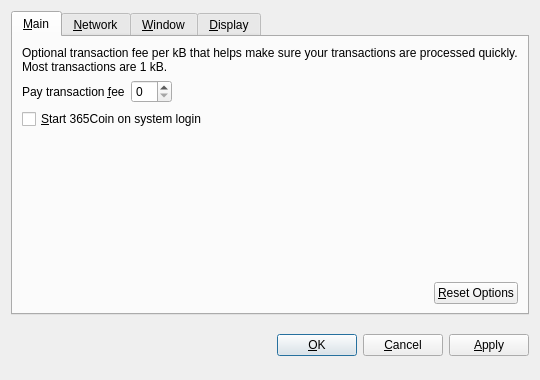
<?xml version="1.0" encoding="UTF-8"?>
<ui version="4.0">
 <class>OptionsDialog</class>
 <widget class="QDialog" name="OptionsDialog">
  <property name="geometry">
   <rect>
    <x>0</x>
    <y>0</y>
    <width>540</width>
    <height>380</height>
   </rect>
  </property>
  <property name="windowTitle">
   <string>Options</string>
  </property>
  <property name="modal">
   <bool>true</bool>
  </property>
  <layout class="QVBoxLayout" name="verticalLayout">
   <item>
    <widget class="QTabWidget" name="tabWidget">
     <property name="tabPosition">
      <enum>QTabWidget::North</enum>
     </property>
     <property name="currentIndex">
      <number>0</number>
     </property>
     <widget class="QWidget" name="tabMain">
      <attribute name="title">
       <string>&amp;Main</string>
      </attribute>
      <layout class="QVBoxLayout" name="verticalLayout_Main">
       <item>
        <widget class="QLabel" name="transactionFeeInfoLabel">
         <property name="text">
          <string>Optional transaction fee per kB that helps make sure your transactions are processed quickly. Most transactions are 1 kB.</string>
         </property>
         <property name="textFormat">
          <enum>Qt::PlainText</enum>
         </property>
         <property name="wordWrap">
          <bool>true</bool>
         </property>
        </widget>
       </item>
       <item>
        <layout class="QHBoxLayout" name="horizontalLayout_1_Main">
         <item>
          <widget class="QLabel" name="transactionFeeLabel">
           <property name="text">
            <string>Pay transaction &amp;fee</string>
           </property>
           <property name="textFormat">
            <enum>Qt::PlainText</enum>
           </property>
           <property name="buddy">
            <cstring>transactionFee</cstring>
           </property>
          </widget>
         </item>
         <item>
          <widget class="BitcoinAmountField" name="transactionFee"/>
         </item>
         <item>
          <spacer name="horizontalSpacer_1_Main">
           <property name="orientation">
            <enum>Qt::Horizontal</enum>
           </property>
           <property name="sizeHint" stdset="0">
            <size>
             <width>40</width>
             <height>20</height>
            </size>
           </property>
          </spacer>
         </item>
        </layout>
       </item>
       <item>
        <widget class="QCheckBox" name="bitcoinAtStartup">
         <property name="toolTip">
          <string>Automatically start 365Coin after logging in to the system.</string>
         </property>
         <property name="text">
          <string>&amp;Start 365Coin on system login</string>
         </property>
        </widget>
       </item>
       <item>
        <spacer name="verticalSpacer_Main">
         <property name="orientation">
          <enum>Qt::Vertical</enum>
         </property>
         <property name="sizeHint" stdset="0">
          <size>
           <width>20</width>
           <height>40</height>
          </size>
         </property>
        </spacer>
       </item>
       <item>
        <layout class="QHBoxLayout" name="horizontalLayout_2_Main">
         <item>
          <spacer name="horizontalSpacer_2_Main">
           <property name="orientation">
            <enum>Qt::Horizontal</enum>
           </property>
           <property name="sizeHint" stdset="0">
            <size>
             <width>40</width>
             <height>20</height>
            </size>
           </property>
          </spacer>
         </item>
         <item>
          <widget class="QPushButton" name="resetButton">
           <property name="toolTip">
            <string>Reset all client options to default.</string>
           </property>
           <property name="text">
            <string>&amp;Reset Options</string>
           </property>
           <property name="autoDefault">
            <bool>false</bool>
           </property>
          </widget>
         </item>
        </layout>
       </item>
      </layout>
     </widget>
     <widget class="QWidget" name="tabNetwork">
      <attribute name="title">
       <string>&amp;Network</string>
      </attribute>
      <layout class="QVBoxLayout" name="verticalLayout_Network">
       <item>
        <widget class="QCheckBox" name="mapPortUpnp">
         <property name="toolTip">
          <string>Automatically open the 365Coin client port on the router. This only works when your router supports UPnP and it is enabled.</string>
         </property>
         <property name="text">
          <string>Map port using &amp;UPnP</string>
         </property>
        </widget>
       </item>
       <item>
        <widget class="QCheckBox" name="connectSocks">
         <property name="toolTip">
          <string>Connect to the 365Coin network through a SOCKS proxy (e.g. when connecting through Tor).</string>
         </property>
         <property name="text">
          <string>&amp;Connect through SOCKS proxy:</string>
         </property>
        </widget>
       </item>
       <item>
        <layout class="QHBoxLayout" name="horizontalLayout_Network">
         <item>
          <widget class="QLabel" name="proxyIpLabel">
           <property name="text">
            <string>Proxy &amp;IP:</string>
           </property>
           <property name="textFormat">
            <enum>Qt::PlainText</enum>
           </property>
           <property name="buddy">
            <cstring>proxyIp</cstring>
           </property>
          </widget>
         </item>
         <item>
          <widget class="QValidatedLineEdit" name="proxyIp">
           <property name="maximumSize">
            <size>
             <width>140</width>
             <height>16777215</height>
            </size>
           </property>
           <property name="toolTip">
            <string>IP address of the proxy (e.g. 127.0.0.1)</string>
           </property>
          </widget>
         </item>
         <item>
          <widget class="QLabel" name="proxyPortLabel">
           <property name="text">
            <string>&amp;Port:</string>
           </property>
           <property name="textFormat">
            <enum>Qt::PlainText</enum>
           </property>
           <property name="buddy">
            <cstring>proxyPort</cstring>
           </property>
          </widget>
         </item>
         <item>
          <widget class="QLineEdit" name="proxyPort">
           <property name="maximumSize">
            <size>
             <width>55</width>
             <height>16777215</height>
            </size>
           </property>
           <property name="toolTip">
            <string>Port of the proxy (e.g. 9050)</string>
           </property>
          </widget>
         </item>
         <item>
          <widget class="QLabel" name="socksVersionLabel">
           <property name="text">
            <string>SOCKS &amp;Version:</string>
           </property>
           <property name="textFormat">
            <enum>Qt::PlainText</enum>
           </property>
           <property name="buddy">
            <cstring>socksVersion</cstring>
           </property>
          </widget>
         </item>
         <item>
          <widget class="QValueComboBox" name="socksVersion">
           <property name="toolTip">
            <string>SOCKS version of the proxy (e.g. 5)</string>
           </property>
          </widget>
         </item>
         <item>
          <spacer name="horizontalSpacer_Network">
           <property name="orientation">
            <enum>Qt::Horizontal</enum>
           </property>
           <property name="sizeHint" stdset="0">
            <size>
             <width>40</width>
             <height>20</height>
            </size>
           </property>
          </spacer>
         </item>
        </layout>
       </item>
       <item>
        <spacer name="verticalSpacer_Network">
         <property name="orientation">
          <enum>Qt::Vertical</enum>
         </property>
         <property name="sizeHint" stdset="0">
          <size>
           <width>20</width>
           <height>40</height>
          </size>
         </property>
        </spacer>
       </item>
      </layout>
     </widget>
     <widget class="QWidget" name="tabWindow">
      <attribute name="title">
       <string>&amp;Window</string>
      </attribute>
      <layout class="QVBoxLayout" name="verticalLayout_Window">
       <item>
        <widget class="QCheckBox" name="minimizeToTray">
         <property name="toolTip">
          <string>Show only a tray icon after minimizing the window.</string>
         </property>
         <property name="text">
          <string>&amp;Minimize to the tray instead of the taskbar</string>
         </property>
        </widget>
       </item>
       <item>
        <widget class="QCheckBox" name="minimizeOnClose">
         <property name="toolTip">
          <string>Minimize instead of exit the application when the window is closed. When this option is enabled, the application will be closed only after selecting Quit in the menu.</string>
         </property>
         <property name="text">
          <string>M&amp;inimize on close</string>
         </property>
        </widget>
       </item>
       <item>
        <spacer name="verticalSpacer_Window">
         <property name="orientation">
          <enum>Qt::Vertical</enum>
         </property>
         <property name="sizeHint" stdset="0">
          <size>
           <width>20</width>
           <height>40</height>
          </size>
         </property>
        </spacer>
       </item>
      </layout>
     </widget>
     <widget class="QWidget" name="tabDisplay">
      <attribute name="title">
       <string>&amp;Display</string>
      </attribute>
      <layout class="QVBoxLayout" name="verticalLayout_Display">
       <item>
        <layout class="QHBoxLayout" name="horizontalLayout_1_Display">
         <item>
          <widget class="QLabel" name="langLabel">
           <property name="text">
            <string>User Interface &amp;language:</string>
           </property>
           <property name="textFormat">
            <enum>Qt::PlainText</enum>
           </property>
           <property name="buddy">
            <cstring>lang</cstring>
           </property>
          </widget>
         </item>
         <item>
          <widget class="QValueComboBox" name="lang">
           <property name="toolTip">
            <string>The user interface language can be set here. This setting will take effect after restarting 365Coin.</string>
           </property>
          </widget>
         </item>
        </layout>
       </item>
       <item>
        <layout class="QHBoxLayout" name="horizontalLayout_2_Display">
         <item>
          <widget class="QLabel" name="unitLabel">
           <property name="text">
            <string>&amp;Unit to show amounts in:</string>
           </property>
           <property name="textFormat">
            <enum>Qt::PlainText</enum>
           </property>
           <property name="buddy">
            <cstring>unit</cstring>
           </property>
          </widget>
         </item>
         <item>
          <widget class="QValueComboBox" name="unit">
           <property name="toolTip">
            <string>Choose the default subdivision unit to show in the interface and when sending coins.</string>
           </property>
          </widget>
         </item>
        </layout>
       </item>
       <item>
        <widget class="QCheckBox" name="displayAddresses">
         <property name="toolTip">
          <string>Whether to show 365Coin addresses in the transaction list or not.</string>
         </property>
         <property name="text">
          <string>&amp;Display addresses in transaction list</string>
         </property>
        </widget>
       </item>
       <item>
        <spacer name="verticalSpacer_Display">
         <property name="orientation">
          <enum>Qt::Vertical</enum>
         </property>
         <property name="sizeHint" stdset="0">
          <size>
           <width>20</width>
           <height>40</height>
          </size>
         </property>
        </spacer>
       </item>
      </layout>
     </widget>
    </widget>
   </item>
   <item>
    <layout class="QHBoxLayout" name="horizontalLayout_Buttons">
     <item>
      <spacer name="horizontalSpacer_1">
       <property name="orientation">
        <enum>Qt::Horizontal</enum>
       </property>
       <property name="sizeHint" stdset="0">
        <size>
         <width>40</width>
         <height>48</height>
        </size>
       </property>
      </spacer>
     </item>
     <item>
      <widget class="QLabel" name="statusLabel">
       <property name="font">
        <font>
         <weight>75</weight>
         <bold>true</bold>
        </font>
       </property>
       <property name="text">
        <string/>
       </property>
       <property name="textFormat">
        <enum>Qt::PlainText</enum>
       </property>
       <property name="wordWrap">
        <bool>true</bool>
       </property>
      </widget>
     </item>
     <item>
      <spacer name="horizontalSpacer_2">
       <property name="orientation">
        <enum>Qt::Horizontal</enum>
       </property>
       <property name="sizeHint" stdset="0">
        <size>
         <width>40</width>
         <height>48</height>
        </size>
       </property>
      </spacer>
     </item>
     <item>
      <widget class="QPushButton" name="okButton">
       <property name="text">
        <string>&amp;OK</string>
       </property>
      </widget>
     </item>
     <item>
      <widget class="QPushButton" name="cancelButton">
       <property name="text">
        <string>&amp;Cancel</string>
       </property>
       <property name="autoDefault">
        <bool>false</bool>
       </property>
      </widget>
     </item>
     <item>
      <widget class="QPushButton" name="applyButton">
       <property name="text">
        <string>&amp;Apply</string>
       </property>
       <property name="autoDefault">
        <bool>false</bool>
       </property>
      </widget>
     </item>
    </layout>
   </item>
  </layout>
 </widget>
 <customwidgets>
  <customwidget>
   <class>BitcoinAmountField</class>
   <extends>QSpinBox</extends>
   <header>bitcoinamountfield.h</header>
  </customwidget>
  <customwidget>
   <class>QValueComboBox</class>
   <extends>QComboBox</extends>
   <header>qvaluecombobox.h</header>
  </customwidget>
  <customwidget>
   <class>QValidatedLineEdit</class>
   <extends>QLineEdit</extends>
   <header>qvalidatedlineedit.h</header>
  </customwidget>
 </customwidgets>
 <resources/>
 <connections/>
</ui>
